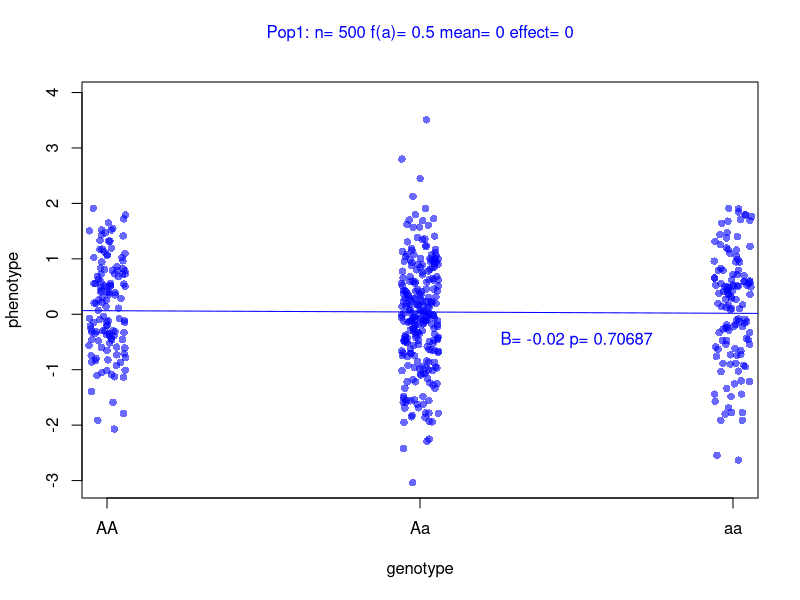
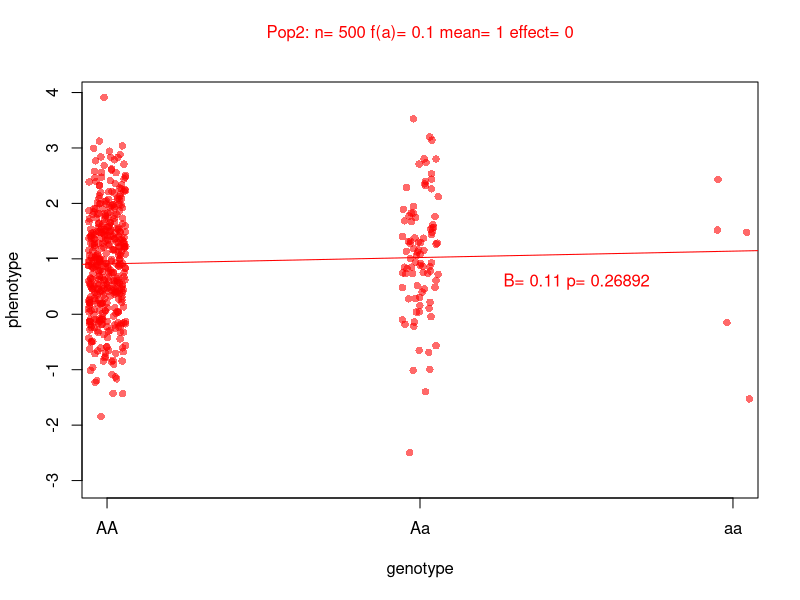
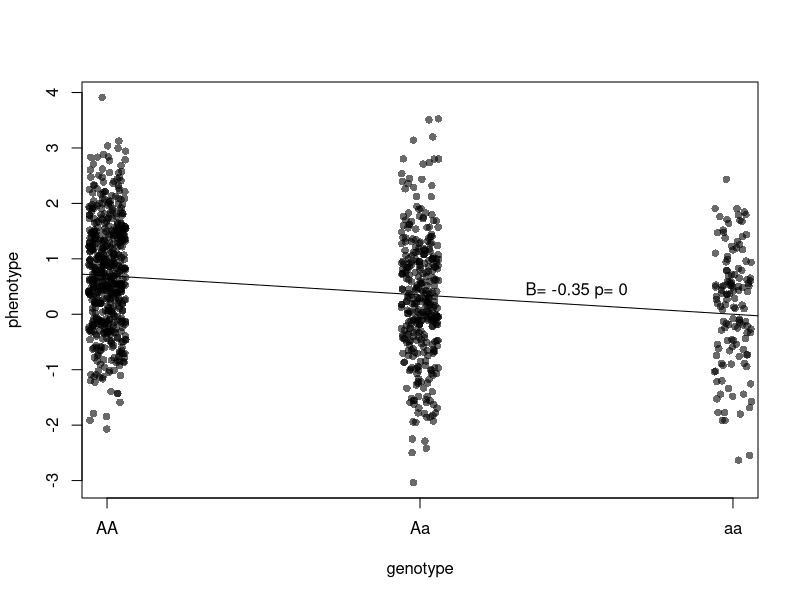
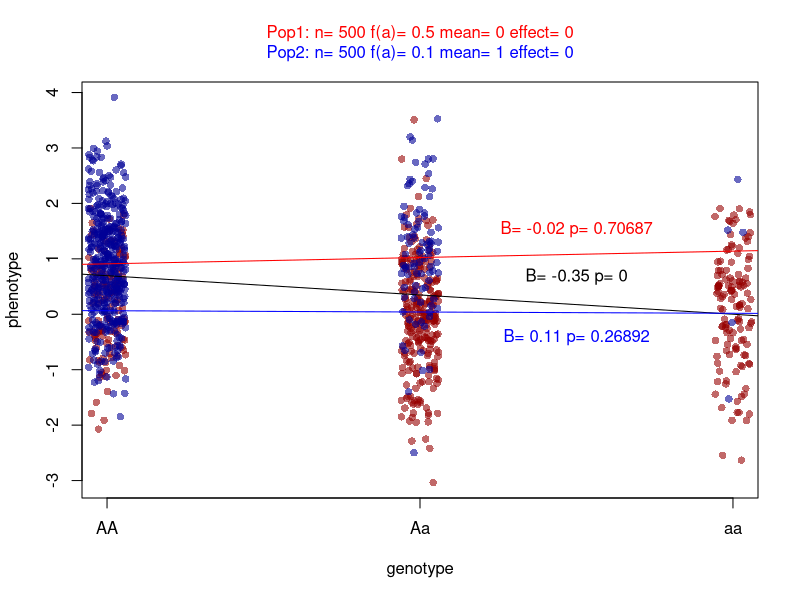

Recreate these plots in R, in order.
## ---- chunk 1
knitr::opts_chunk$set(echo = FALSE)
knitr::opts_chunk$set(message = FALSE)
knitr::opts_chunk$set(warning = FALSE)

# Load relevant libraries
require(ggplot2)

#Define parameter values for two possibly distinct populations
##p, major allele frequency
##mean, sample mean value from a normally distributed variable
##sd, standard deviation value from a normally distributed variable
##effect, the beta coefficient of the minor allele
##numObs, the sample size
##all parameters can be set separately for populations 1 and 2

p1=.5 
mean1=0 
sd1=1 
effect1=0 
numObs1=500 
numObs2=500 
p2=.9 
mean2=1
effect2=0
sd2=1 

# Note that as sample sizes go up, so does sensitivity to differences in
#effect size and allele frequency, here we consider a low sample size
#with a large genotype frequency difference as an illustration

#Note: coding the genotypes this way is different than the last demo
hwprops1=as.integer(as.character(numObs1*(c(p1^2,2*p1*(1-p1),(1-p1)^2))))  
hwprops2=as.integer(as.character(numObs2*(c(p2^2,2*p2*(1-p2),(1-p2)^2))))

geno1<-c(rep(0,hwprops1[1]),rep(1,hwprops1[2]),rep(2,numObs1-hwprops1[1]-hwprops1[2]))
pheno1<-rnorm(numObs1,sd=1,mean=(mean1+effect1*geno1))
geno2<-c(rep(0,hwprops2[1]),rep(1,hwprops2[2]),rep(2,numObs2-hwprops2[1]-hwprops2[2]))
pheno2<-rnorm(numObs2,sd=sd2,mean=(mean2+effect2*geno2))
genoall<-c(geno1,geno2)
phenoall<-c(pheno1,pheno2)
xlim=range(genoall)
ylim=range(phenoall)
ancestry<-c(rep("Blue",numObs1),rep("Red",numObs2))


#consider the effect of the genotype in population 1
titlept1=paste("Pop1: n=",numObs1,"f(a)=",(1-p1),"mean=",mean1,"effect=",effect1)
plot(jitter(geno1,.3),pheno1,xlim=xlim,ylim=ylim,xlab="genotype",ylab="phenotype",col=rgb(0,0,255,150,maxColorValue=255), pch=16,xaxt="n")
mtext(titlept1, side = 3, line = 2, cex = 1, col = "blue")
labels=c("AA","Aa","aa")
axis(1,at=c(0,1,2),labels=labels)

lm1<-lm(pheno1~geno1)
sum.lm1<-summary(lm1)
pval1<-print(sum.lm1$coefficients[2,4],digits=2)
beta1<-sum.lm1$coefficients[2,1]
abline(lm1$coefficients[1],lm1$coefficients[2],col="blue")
label1<-paste("B=",round(beta1,2),"p=",round(pval1,5))
text(1.5, y = ((lm1$coefficients[1]+1.5*lm1$coefficients[2])-.5), labels = label1,col="blue")

#consider the effect of the genotype in population 2
titlept2=paste("Pop2: n=",numObs2,"f(a)=",(1-p2),"mean=",mean2,"effect=",effect2)
plot(jitter(geno2,.3),pheno2,xlim=xlim,ylim=ylim,xlab="genotype",ylab="phenotype",col=rgb(255,0,0,150,maxColorValue=255), pch=16,xaxt="n")
mtext(titlept2, side = 3, line = 2, cex = 1, col = "red")
labels=c("AA","Aa","aa")
axis(1,at=c(0,1,2),labels=labels)

lm2<-lm(pheno2~geno2)
sum.lm2<-summary(lm2)
pval2<-print(sum.lm2$coefficients[2,4],digits=2)
beta2<-sum.lm2$coefficients[2,1]
abline(lm2$coefficients[1],lm2$coefficients[2],col="red")
label2<-paste("B=",round(beta2,2),"p=",round(pval2,5))
text(1.5, y = ((lm2$coefficients[1]+1.5*lm2$coefficients[2])-.5), labels = label2,col="red")

#consider the effect of the genotype in population 1 and 2 jointly, ignoring any difference
## A significant effect of the a allele is observed,
##despite having simulated no effect of the genotype in either population 1 or 2
plot(jitter(geno1,.3),pheno1,xlim=xlim,ylim=ylim,xlab="genotype",ylab="phenotype",col=rgb(0,0,0,150,maxColorValue=255), pch=16,xaxt="n")
labels=c("AA","Aa","aa")
axis(1,at=c(0,1,2),labels=labels)
points(jitter(geno2,.3),pheno2,col=rgb(0,0,0,150,maxColorValue=255), pch=16)

lmall<-lm(phenoall~genoall)
sum.lmall<-summary(lmall)
pvalall<-sum.lmall$coefficients[2,4]
betaall<-sum.lmall$coefficients[2,1]

abline(lmall$coefficients[1],lmall$coefficients[2])
labelall<-paste("B=",round(betaall,2),"p=",round(pvalall,6))
text(1.5, y = ((lmall$coefficients[1]+1.5*lmall$coefficients[2])+.25), labels = labelall)

#Whoa! The model that ignores that there are actually two different groups
#identifies a significant effect of the a allele when we coded no effect
#in both populations! This is an illustration of a false positive result
#caused by population stratification, differences in allele frequency and
#mean trait value between two populations in the absense of any true effect
#of the allele!


#consider the effect of the genotype in population 1 and 2 jointly, accounting for difference
titlept1=paste("Pop1: n=",numObs1,"f(a)=",(1-p1),"mean=",mean1,"effect=",effect1)
titlept2=paste("Pop2: n=",numObs2,"f(a)=",(1-p2),"mean=",mean2,"effect=",effect2)
title12=c(titlept1,titlept2)
plot(jitter(geno1,.3),pheno1,xlim=xlim,ylim=ylim,xlab="genotype",ylab="phenotype",col=rgb(150,0,0,150,maxColorValue=255), pch=16,xaxt="n")
mtext(titlept1, side = 3, line = 2, cex = 1, col = "red")
labels=c("AA","Aa","aa")
axis(1,at=c(0,1,2),labels=labels)

points(jitter(geno2,.3),pheno2,col=rgb(0,0,150,150,maxColorValue=255), pch=16)
mtext(titlept2, side = 3, line = 1, cex = 1, col = "blue")

lmall<-lm(phenoall~genoall)
sum.lmall<-summary(lmall)
pvalall<-print(sum.lmall$coefficients[2,4],digits=6)
betaall<-sum.lmall$coefficients[2,1]

lm1<-lm(pheno1~geno1)
sum.lm1<-summary(lm1)
pval1<-print(sum.lm1$coefficients[2,4],digits=3)
beta1<-sum.lm1$coefficients[2,1]

lm2<-lm(pheno2~geno2)
sum.lm2<-summary(lm2)
pval2<-print(sum.lm2$coefficients[2,4],digits=3)
beta2<-sum.lm2$coefficients[2,1]

abline(lmall$coefficients[1],lmall$coefficients[2])
labelall<-paste("B=",round(betaall,2),"p=",round(pvalall,5))
text(1.5, y = ((lmall$coefficients[1]+1.5*lmall$coefficients[2])+.5), labels = labelall)

abline(lm1$coefficients[1],lm1$coefficients[2],col="blue")
label1<-paste("B=",round(beta1,2),"p=",round(pval1,5))
text(1.5, y = ((lm1$coefficients[1]+1.5*lm1$coefficients[2])+1.5), labels = label1,col="red")

abline(lm2$coefficients[1],lm2$coefficients[2],col="red")
label2<-paste("B=",round(beta2,2),"p=",round(pval2,5))
text(1.5, y = ((lm2$coefficients[1]+1.5*lm2$coefficients[2])-1.5), labels = label2,col="blue")

#Ok, now that we see the issue. Lets build a model that resolves the problem
##Recall, population 1, true effect of a allele is zero
sum.lm1
##Recall, population 2, true effect of a allele is zero
sum.lm2
##Recall, both populations, not accounting for ancestry, we observe a spurious false positive
#apparent significant effect of a allele
sum.lmall

##Finally, both populations including the confounding variable 'ancestry'
##in the linear model to account for population stratification
##The apparent effect of a allele is estimated to be near the true effect, zero
lmallA<-lm(phenoall~genoall+ancestry)
summary(lmallA)

#Summary: As we see in the parameters of the simulation, it's is not the genotype
#that is associated with the outcome, it is the ummodeled difference in ancestry.

#Question: How could we account for differences in ancestry without pre-defined
#ancestry groups?
